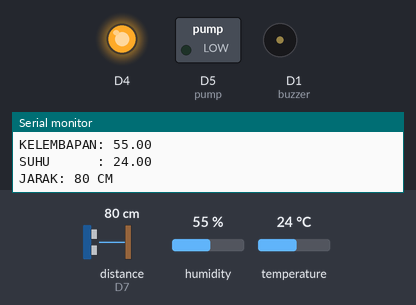
Simulated run of this sketch. Board: ESP8266 (NodeMCU). Shown: switched loads named in the sketch (green lamp = pin HIGH), output pins drawn as LEDs (lit = HIGH, except the on-board LED, lit = LOW), buzzer (waves = sounding, pin HIGH), the last lines printed to the serial monitor. Wiring (inferred from the names in the program): ultrasonic range finder: trigger D8; echo D7. The test bench sets the inputs (shaded band); at power-on: humidity 55 %, distance to the obstacle (sensor on D7) 80 cm, temperature 24 °C. The echo pulse lasts 58.3 µs per cm; pins used as bus, display or sensor lines are not drawn.

Above: at 1.2 s.
1.3 s: humidity set to 79 %
3.3 s: humidity set to 82 %
At 4.7 s:
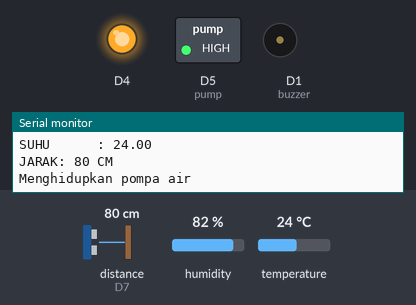
9.4 s: distance to the obstacle (sensor on D7) set to 53 cm
15.5 s: distance to the obstacle (sensor on D7) set to 44 cm
At 20.1 s:
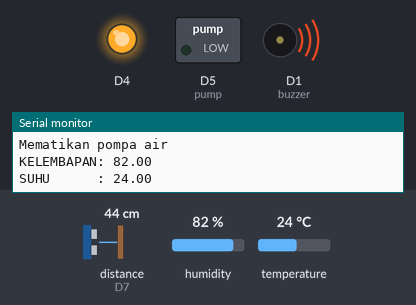
21.6 s: distance to the obstacle (sensor on D7) set to 60 cm
At 27.0 s:
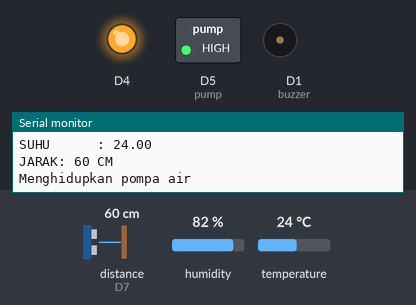
27.3 s: distance to the obstacle (sensor on D7) set to 2 cm
At 31.9 s:
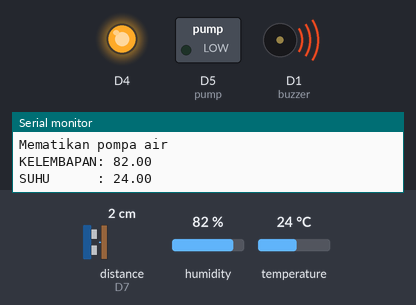
Timing chart, 0 to 33.8 s (numbered marks = the images above; inputs shaded):
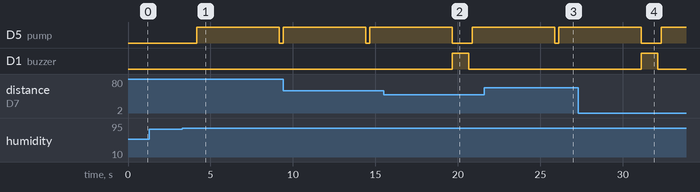

Measured:
- the behaviour switches between 80 and 81 % on humidity (found by bisection; images 0 and 1)
- the behaviour switches between 50 and 49 cm on distance to the obstacle (sensor on D7) (found by bisection; images 1 and 2)
- after the input at 3.3 s, D5 (pump): LOW → HIGH after 0.88 s, → LOW 5.0 s later
- after the input at 15.5 s, D1 (buzzer): LOW → HIGH after 4.1 s, → LOW 1.0 s later
- after the input at 21.6 s, D1 (buzzer): stays LOW (without the input it goes to HIGH after 4.3 s)
- after the input at 27.3 s, D1 (buzzer): LOW → HIGH after 3.8 s, → LOW 1.0 s later

The sketch:

ultrasonik_dht.ino
```cpp
// #define BLYNK_PRINT Serial
// #define BLYNK_TEMPLATE_ID "TMPL6c93au1kM"
// #define BLYNK_TEMPLATE_NAME "Tertanam"
// #include <DHT.h>
// #include <ESP8266WiFi.h>
// #include <BlynkSimpleEsp8266.h>

// //deskripsi pin
// #define DHTPIN D6
// #define DHTTYPE DHT11
// #define trig D8
// #define echo D7
// #define buzzer D1
// #define pump D5

// char auth[] = "9sE4MidQJqHFnkqYUD591eWYkRmrOLSQ";
// char ssid[] = "Blank";
// char pass[] = "";

// BlynkTimer timer;
// DHT dht(DHTPIN, DHTTYPE);

// void setup() {
//   Serial.begin(9600);
//   pinMode(trig, OUTPUT);
//   pinMode(echo, INPUT);
//   pinMode(buzzer, OUTPUT);
//   pinMode(pump, OUTPUT);
//   pinMode(BUILTIN_LED, OUTPUT);
//   dht.begin();
//   Blynk.begin(auth, ssid, pass);
//   timer.setInterval(1000L, sendSensorSK);
//   timer.setInterval(1000L, sendSensorJ);
// }

// void loop(){ //Perulangan Program
//   Blynk.run();
//   timer.run();
// }

// void sendSensorSK() {
//   // Baca suhu dan kelembaban dari sensor DHT11
//  float h = dht.readHumidity();
//  float t = dht.readTemperature();
//   if (isnan(h) || isnan(t)) {
//     Serial.println("Failed to read from DHT sensor!");
//     return;}

//   //cetak
//   Serial.print("KELEMBAPAN: "); Serial.println(h);
//   Serial.print("SUHU      : "); Serial.println(t);

//   if (h > 80) {  // Jika kelembaban lebih dari 80%, aktifkan pompa
//     digitalWrite(pump, HIGH);
//     Serial.println("Menghidupkan pompa air");
//     delay(5000);  // Pompa akan aktif selama 5 detik
//     digitalWrite(pump, LOW);
//     Serial.println("Mematikan pompa air");
//   }

//   Blynk.virtualWrite(V4, t);  // Widget Value Display untuk suhu
//   Blynk.virtualWrite(V5, h);     // Widget Value Display untuk kelembaban
// }

// void sendSensorJ() {
//   // Baca jarak dari sensor ultrasonik
//   long duration, jarak;
//   digitalWrite(trig, LOW);
//   delayMicroseconds(3);
//   digitalWrite(trig, HIGH);
//   delayMicroseconds(12);
//   digitalWrite(trig, LOW);
//   duration = pulseIn(echo, HIGH);
//   jarak = (duration / 2) / 29.1;
//    if (jarak < 30) {  // Jarak kurang dari 30 cm, aktifkan buzzer
//     digitalWrite(buzzer, HIGH);
//     delay(1000);  // Bunyikan buzzer selama 100 ms
//     digitalWrite(buzzer, LOW);
//   }

//   //cetak
//   Serial.print("JARAK: "); Serial.print(jarak); Serial.println(" CM");

//   Blynk.virtualWrite(V10, jarak);        // Widget Value Display untuk jarak
// }


////////////////////////////////////
//non blynk
#include <DHT.h>
#include <ESP8266WiFi.h>

//deskripsi pin
#define DHTPIN D6
#define DHTTYPE DHT11
#define trig D8
#define echo D7
#define buzzer D1
#define pump D5

DHT dht(DHTPIN, DHTTYPE);

void setup() {
  Serial.begin(9600);
  pinMode(trig, OUTPUT);
  pinMode(echo, INPUT);
  pinMode(buzzer, OUTPUT);
  pinMode(pump, OUTPUT);
  pinMode(BUILTIN_LED, OUTPUT);
  dht.begin();
}

void loop(){ //Perulangan Program
sendSensorSK();
sendSensorJ();
delay(200);
}

void sendSensorSK() {
  // Baca suhu dan kelembaban dari sensor DHT11
 float h = dht.readHumidity();
 float t = dht.readTemperature();
  if (isnan(h) || isnan(t)) {
    Serial.println("Failed to read from DHT sensor!");
    return;}

  if (h > 80) {  // Jika kelembaban lebih dari 70%, aktifkan pompa
    digitalWrite(pump, HIGH);
    Serial.println("Menghidupkan pompa air");
    delay(5000);  // Pompa akan aktif selama 5 detik
    digitalWrite(pump, LOW);
    Serial.println("Mematikan pompa air");
  }
  //cetak
  Serial.print("KELEMBAPAN: "); Serial.println(h);
  Serial.print("SUHU      : "); Serial.println(t);

}
void sendSensorJ() {
  // Baca jarak dari sensor ultrasonik
  long duration, jarak;
  digitalWrite(trig, LOW);
  delayMicroseconds(3);
  digitalWrite(trig, HIGH);
  delayMicroseconds(12);
  digitalWrite(trig, LOW);
  duration = pulseIn(echo, HIGH);
  jarak = (duration / 2) / 29.1;
   if (jarak < 50) {  // Jarak kurang dari 30 cm, aktifkan buzzer
    digitalWrite(buzzer, HIGH);
    delay(1000);  // Bunyikan buzzer selama 100 ms
    digitalWrite(buzzer, LOW);
  }
  //cetak
  Serial.print("JARAK: "); Serial.print(jarak); Serial.println(" CM");
}
////////////////////////////////////////////
```
